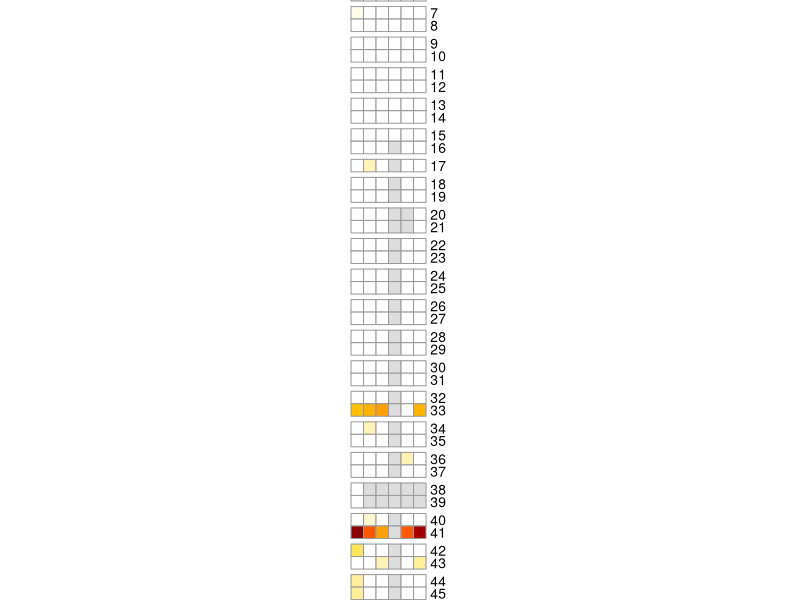
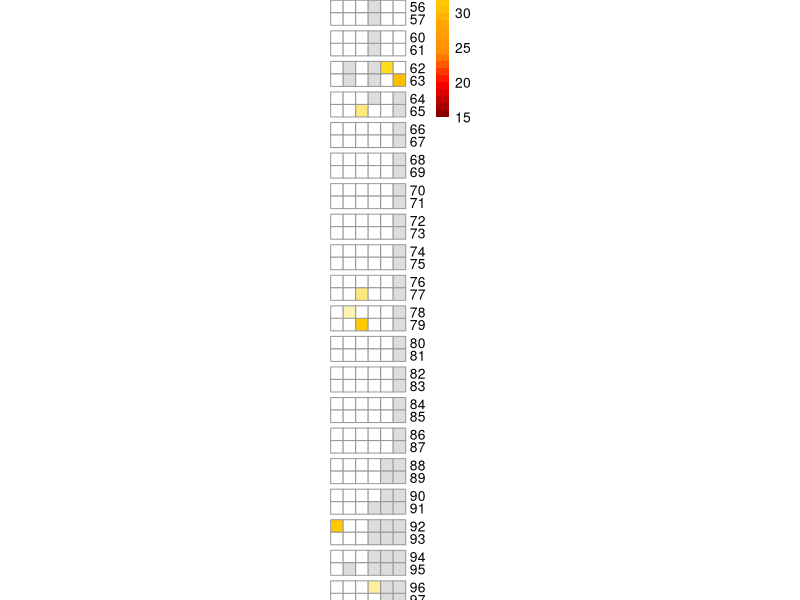
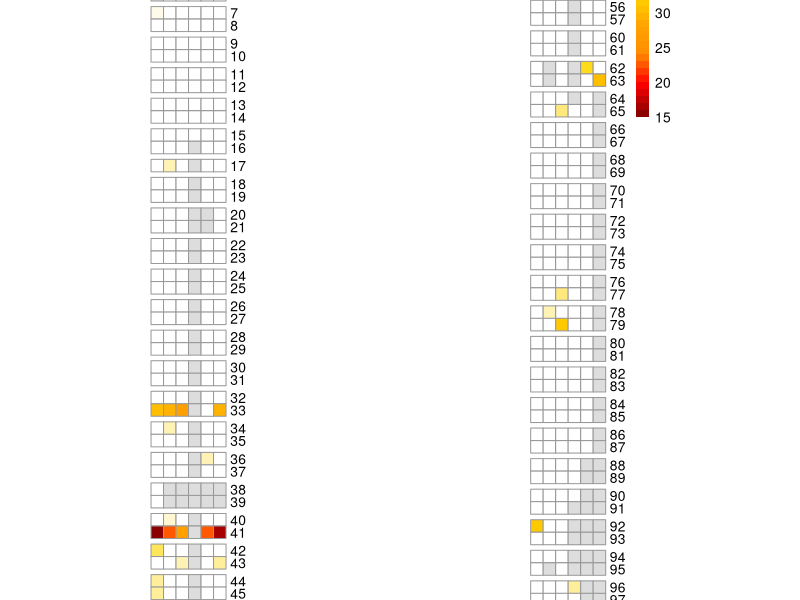

The R source for these figures, in order:
all<-readxl::read_xlsx('./Data/cleaned_file_20210603.xlsx',sheet=2)


library(pheatmap)
library(RColorBrewer)
library(cowplot)
library(gridExtra)


piab<-all[,c(3,6,9,12,15,18)]
piab$piab4<-as.numeric(piab$piab4)
rownames(piab)<-all$Sample

#ensure you have household numbers in datafile - also currently manual
house<-all[,'Household']
rownames(house)<-all$Sample

breakslist<-seq(15,45,by=1)


weeks<-c('Week 1','Week 2','Week 3','Week 4','Week 5','Week 6')

#First half
heat1<-pheatmap(piab[1:47,], 
        cluster_cols = F, 
        cluster_rows = F, 
        gaps_row = c(head(as.numeric(cumsum(table(house$Household[1:47]))), -1)),
        labels_row = all$Sample[1:47],
        cellwidth = 9,
        cellheight = 9,
        color=colorRampPalette(c('red4','red','darkorange','orange','gold','lightgoldenrod1','white','white'))(length(breakslist)),
        breaks=breakslist,
        legend=F,
        labels_col = weeks)

#2,4,6,8,10,12,14,16,17,19,21,23,25,27,29,31,33,35,37,39,41,43,45,47


#second half
heat2<-pheatmap(piab[48:length(piab$piab1),],
        cluster_cols = F, 
        cluster_rows = F, 
        gaps_row = c(head(as.numeric(cumsum(table(house$Household[48:length(house$Household)]))), -1)),
        labels_row = all$Sample[48:length(piab$piab1)],
        cellwidth = 9,
        cellheight = 9,
        color=colorRampPalette(c('red4','red','darkorange','orange','gold','lightgoldenrod1','white','white'))(length(breakslist)),
        breaks=breakslist,
        legend=T,
        labels_col = weeks)

#2,4,6,8,10,12,14,16,18,20,22,24,26,28,30,32,34,36,38,40,42,44,46

#group together - currently have to manually size
grid.arrange(heat1[[4]],heat2[[4]],ncol=2)





